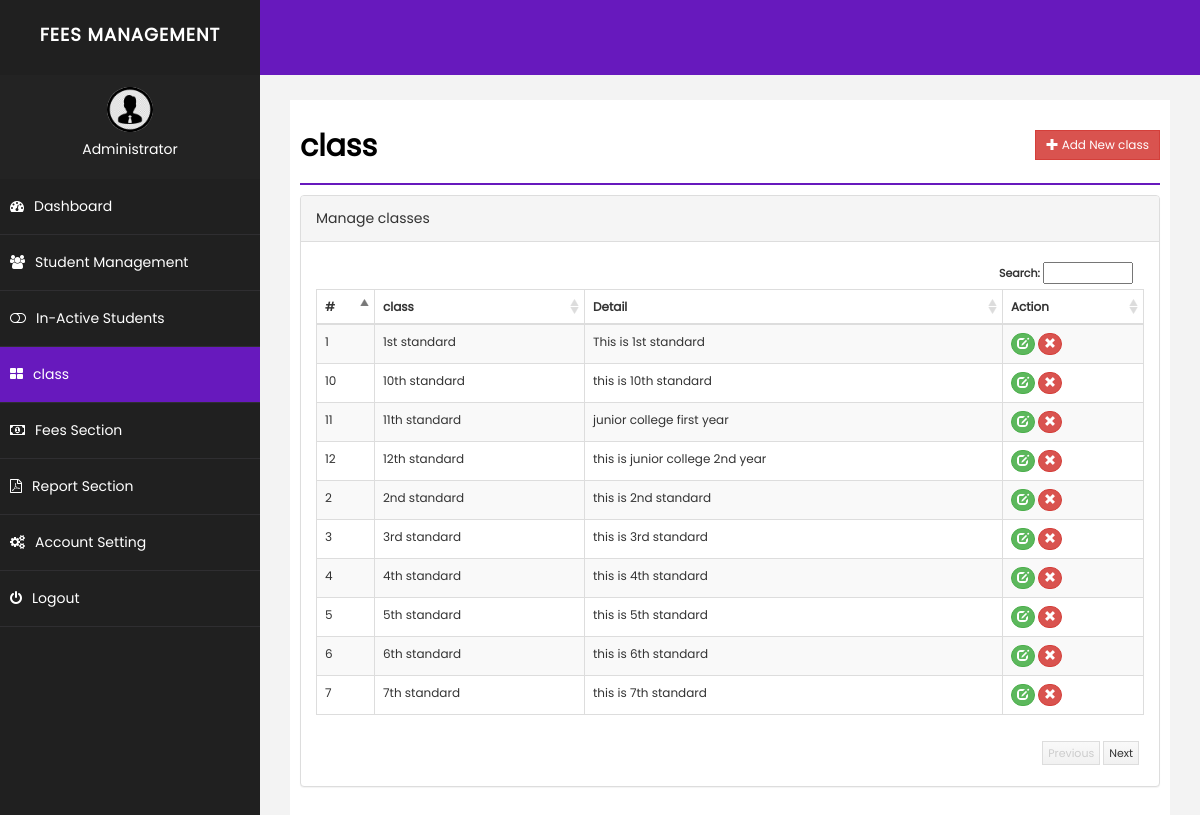
Page /grade.php (signed in) on the committed database.
### tables this page shows
CREATE TABLE `grade` (
  `id` int(255) NOT NULL,
  `grade` varchar(255) NOT NULL,
  `detail` text NOT NULL,
  `delete_status` enum('0','1') NOT NULL DEFAULT '0'
);

### grade.php (the view, shortened to what this page needs)
<?php $page='grade';
include("php/dbconnect.php");
$grade='';
$detail = '';
$id= '';
$action = "add";
?>
<!DOCTYPE html>
<html xmlns="http://www.w3.org/1999/xhtml">
<head>
    <link href="css/bootstrap.css" rel="stylesheet" />
    <link href="css/font-awesome.css" rel="stylesheet" />
    <link href="css/basic.css" rel="stylesheet" />
    <link href="css/custom.css" rel="stylesheet" />
</head>
<?php
include("php/header.php");
?>
        <div id="page-wrapper">
            <div id="page-inner">
                <div class="row">
                    <div class="col-md-12">
                        <h1 class="page-head-line">class
						<?php
						echo (isset($_GET['action']) && @$_GET['action']=="add" || @$_GET['action']=="edit")?
						' <a href="grade.php" class="btn btn-success btn-sm pull-right" style="border-radius:0%">Go Back </a>':'<a href="grade.php?action=add" class="btn btn-danger btn-sm pull-right" style="border-radius:0%"><i class="glyphicon glyphicon-plus"></i> Add New class </a>';
						?>
						</h1>
                    </div>
                </div>
        <?php
		 if(isset($_GET['action']) && @$_GET['action']=="add" || @$_GET['action']=="edit")
		 {
		?>
			<script type="text/javascript" src="js/validation/jquery.validate.min.js"></script>
                <div class="row">
                    <div class="col-sm-8 col-sm-offset-2">
               <div class="panel panel-success">
                        <div class="panel-heading">
                           <?php echo ($action=="add")? "Add class": "Edit Grade"; ?>
                        </div>
						<form action="grade.php" method="post" id="signupForm1" class="form-horizontal">
                        <div class="panel-body">
						<div class="form-group">
								<label class="col-sm-2 control-label" for="Old">class </label>
								<div class="col-sm-10">
									<input type="text" class="form-control" id="grade" name="grade" value="<?php echo $grade;?>"  />
								</div>
							</div>
							<div class="form-group">
								<label class="col-sm-2 control-label" for="Confirm"> Detail</label>
								<div class="col-sm-10">
									    <textarea class="form-control" name="detail" id="detail"><?php echo $detail;?></textarea >
								</div>
							</div>
						<div class="form-group">
								<div class="col-sm-8 col-sm-offset-2">
								<input type="hidden" name="id" value="<?php echo $id;?>">
								<input type="hidden" name="action" value="<?php echo $action;?>">
									<button type="submit" name="save" class="btn btn-success" style="border-radius:0%">Save </button>
								</div>
							</div>
                         </div>
							</form>
                        </div>
                            </div>
                </div>
		<script type="text/javascript">
		$( document ).ready( function () {
			 if($("#signupForm1").length > 0)
         {
			$( "#signupForm1" ).validate( {
				rules: {
					class: "required",
				},
				messages: {
					class: "Please enter class name",
				},
				errorElement: "em",
				errorPlacement: function ( error, element ) {
					// Add the `help-block` class to the error element
					error.addClass( "help-block" );
					// Add `has-feedback` class to the parent div.form-group
					// in order to add icons to inputs
					element.parents( ".col-sm-10" ).addClass( "has-feedback" );
					if ( element.prop( "type" ) === "checkbox" ) {
						error.insertAfter( element.parent( "label" ) );
					} else {
						error.insertAfter( element );
					}
					// Add the span element, if doesn't exists, and apply the icon classes to it.
					if ( !element.next( "span" )[ 0 ] ) {
						$( "<span class='glyphicon glyphicon-remove form-control-feedback'></span>" ).insertAfter( element );
					}
				},
				success: function ( label, element ) {
					// Add the span element, if doesn't exists, and apply the icon classes to it.
					if ( !$( element ).next( "span" )[ 0 ] ) {
						$( "<span class='glyphicon glyphicon-ok form-control-feedback'></span>" ).insertAfter( $( element ) );
					}
				},
				highlight: function ( element, errorClass, validClass ) {
					$( element ).parents( ".col-sm-10" ).addClass( "has-error" ).removeClass( "has-success" );
					$( element ).next( "span" ).addClass( "glyphicon-remove" ).removeClass( "glyphicon-ok" );
				},
				unhighlight: function ( element, errorClass, validClass ) {
					$( element ).parents( ".col-sm-10" ).addClass( "has-success" ).removeClass( "has-error" );
					$( element ).next( "span" ).addClass( "glyphicon-ok" ).removeClass( "glyphicon-remove" );
				}
			} );
			}
		} );
	</script>
		<?php
		}else{
		?>
		 <link href="css/datatable/datatable.css" rel="stylesheet" />
		<div class="panel panel-default">
                        <div class="panel-heading">
                            Manage classes
                        </div>
                        <div class="panel-body">
                             <div class="table-sorting table-responsive">
                                <table class="table table-striped table-bordered table-hover" id="tSortable22">
                                    <thead>
                                        <tr>
                                            <th>#</th>
                                            <th>class</th>
                                            <th>Detail</th>
											<th>Action</th>
                                        </tr>
                                    </thead>
                                    <tbody>
									<?php
									$sql = "select * from grade where delete_status='0'";
									$q = $conn->query($sql);
									$i=1;
									while($r = $q->fetch_assoc())
									{
									echo '<tr>
                                            <td>'.$i.'</td>
                                            <td>'.$r['grade'].'</td>
                                            <td>'.$r['detail'].'</td>
											<td>
											<a href="grade.php?action=edit&id='.$r['id'].'" class="btn btn-success btn-xs" style="border-radius:60px;"><span class="glyphicon glyphicon-edit"></span></a>
											<a onclick="return confirm(\'Are you sure you want to delete this record\');" href="grade.php?action=delete&id='.$r['id'].'" class="btn btn-danger btn-xs" style="border-radius:60px;"><span class="glyphicon glyphicon-remove"></span></a> </td>
                                        </tr>';
										$i++;
									}
									?>
                                    </tbody>
                                </table>
                            </div>
                        </div>
                    </div>
		<?php
		}
		?>
            </div>
        </div>
    </div>
</body>
</html>

### php/header.php (shortened to what this page needs)
<body>
    <div id="wrapper">
        <nav class="navbar navbar-default navbar-cls-top " role="navigation" style="margin-bottom: 0">
            <div class="navbar-header">
                <a class="navbar-brand" href="index.php">Fees Management</a>
            </div>
        </nav>
        <nav class="navbar-default navbar-side" role="navigation">
            <div class="sidebar-collapse">
                <ul class="nav" id="main-menu">
                    <li>
                        <div class="user-img-div text-center">
                            <img src="img/admin.png" class="img" style="border-radius:50px;" />
                            <h5 style="color:white;"><?php echo $_SESSION['rainbow_name'];?></h5>
                        </div>
                    </li>
                    <li>
                        <a class="<?php if($page=='dashboard'){ echo 'active-menu';}?>" href="index.php"><i class="fa fa-dashboard "></i>Dashboard</a>
                    </li>
					 <li>
                        <a class="<?php if($page=='student'){ echo 'active-menu';}?>" href="student.php"><i class="fa fa-users "></i>Student Management</a>
                    </li>
                    <li>
                        <a class="<?php if($page=='inact'){ echo 'active-menu';}?>" href="inactivestd.php"><i class="fa fa-toggle-off "></i>In-Active Students</a>
                    </li>
                    <li>
                        <a class="<?php if($page=='grade'){ echo 'active-menu';}?>" href="grade.php"><i class="fa fa-th-large"></i>class</a>
                    </li>
					<li>
                        <a class="<?php if($page=='fees'){ echo 'active-menu';}?>" href="fees.php"><i class="fa fa-money "></i>Fees Section</a>
                    </li>
					 <li>
                        <a class="<?php if($page=='report'){ echo 'active-menu';}?>" href="report.php"><i class="fa fa-file-pdf-o "></i>Report Section</a>
                    </li>
					<li>
                        <a class="<?php if($page=='setting'){ echo 'active-menu';}?>" href="setting.php"><i class="fa fa-cogs "></i>Account Setting</a>
                    </li>
					 <li>
                        <a href="logout.php"><i class="fa fa-power-off "></i>Logout</a>
                    </li>
                </ul>
            </div>
        </nav>

### css/basic.css (style rules this page uses)
html * { font-family: "Poppins", sans-serif; }
body { font-family: "Open Sans", sans-serif; line-height: 25px; }
#wrapper { width: 100%; background: #202020; }
#page-wrapper { padding: 15px 15px; min-height: 600px; background: #f3f3f3; }
#page-inner { width: 100%; margin: 10px 20px 10px 0px; background-color: #fff !important; padding: 10px; min-height: 1200px; }
.page-head-line { font-size: 30px; color: #000; font-weight: 800; padding-bottom: 20px; border-bottom: 2px solid #6719bd; margin-bottom: 10px; }
.navbar-cls-top .navbar-brand { color: #fff; background: #202020; width: 260px; text-align: center; height: 75px; font-size: 18px; letter-spacing: 1px; font-weight: 900; padding-top: 25px; text-transform: uppercase; }
.user-img-div { min-height: 20px; padding: 12px; background-color: #232323; }
.user-img-div img { max-height: 45px; }
.active-menu { background-color: #6719bd !important; }
.sidebar-collapse, .sidebar-collapse .nav { background: none; }
.sidebar-collapse .nav { padding: 0; }
.sidebar-collapse .nav > li > a { color: #fff; background: #202020; text-shadow: none; padding: 15px 40px; border-bottom: 1px solid #2f2e31; }
.sidebar-collapse > .nav > li > a { padding: 15px 10px; }
.navbar-side { border: none; background-color: #202020; }
.navbar-cls-top { background: #6719bd; border-bottom: none; }
.navbar-default { border: 0px solid black; }
.navbar-header { background: #000000; }
.nav > li > a > i { margin-right: 10px; }
@media (min-width: 768px) { #page-wrapper { margin: 0 0 0 260px; padding: 15px 30px; min-height: 1200px; } }
@media (min-width: 768px) { .navbar-side { z-index: 1; position: absolute; width: 260px; } }
@media (min-width: 768px) { .navbar { border-radius: 0px; } }

### css/custom.css (style rules this page uses)
html * { font-family: "Poppins", sans-serif; }

### css/datatable/datatable.css (style rules this page uses)
.dataTable { float: left; }
.table-sorting { padding: 0px; position: relative; font-size: 12px; background-color: #FFF; }
.table-sorting .table { border-top: 1px solid #DDD; border-bottom: 1px solid #DDD; }
.table-sorting .sorting_asc { background: url('../../img/datatable/sort_asc.png') no-repeat center right; cursor: pointer; }
.table-sorting .sorting { background: url('../../img/datatable/sort_both.png') no-repeat center right; cursor: pointer; }

### rows in the picture
grade: grade "1st standard", detail "This is 1st standard"
grade: grade "2nd standard", detail "this is 2nd standard"
grade: grade "3rd standard", detail "this is 3rd standard"
grade: grade "4th standard", detail "this is 4th standard"
grade: grade "5th standard", detail "this is 5th standard"
grade: grade "6th standard", detail "this is 6th standard"
grade: grade "7th standard", detail "this is 7th standard"
grade: grade "10th standard", detail "this is 10th standard"
grade: grade "11th standard", detail "junior college first year"
grade: grade "12th standard", detail "this is junior college 2nd year"

### other values in the picture
$_SESSION['rainbow_name'] "Administrator"
